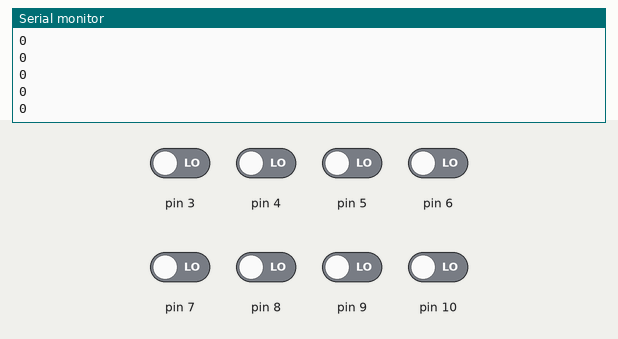
Recording of a sketch running on a simulated Arduino Uno, built with avr-gcc and run on an emulated ATmega328P. On the bench: the last lines printed to the serial monitor. The test bench sets the inputs (shaded band); at power-on: pin 3–10 LOW.

Above: at 1.4 s.
1.5 s: pin 3 driven HIGH
At 1.71 s:
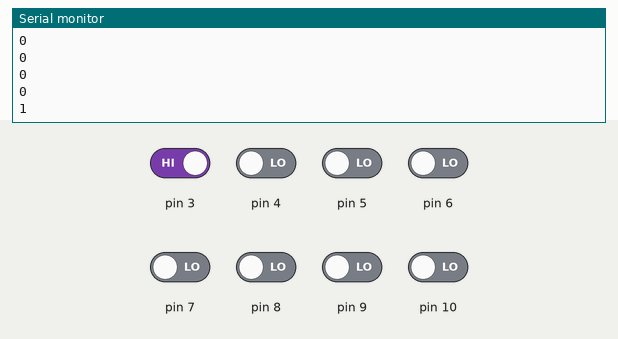
3.0 s: pin 4 driven HIGH
At 3.21 s:
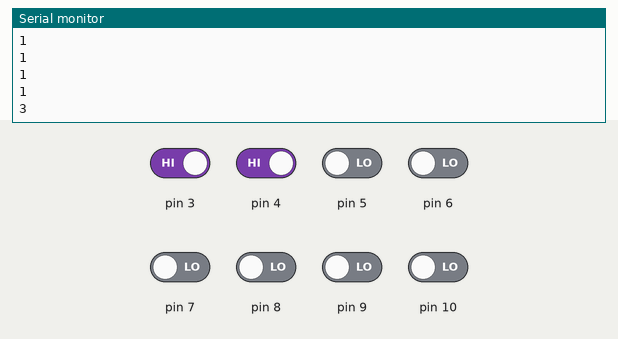
4.5 s: pin 5 driven HIGH
At 4.71 s:
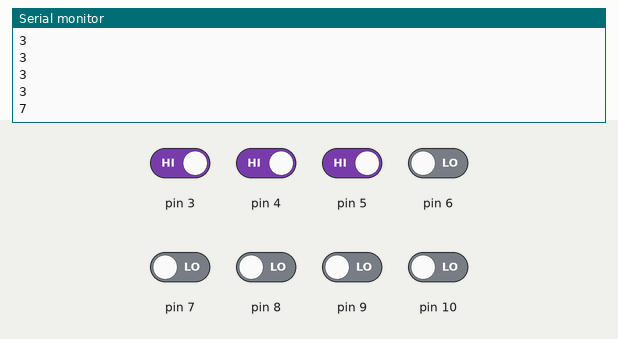
6.0 s: pin 6 driven HIGH
At 6.21 s:
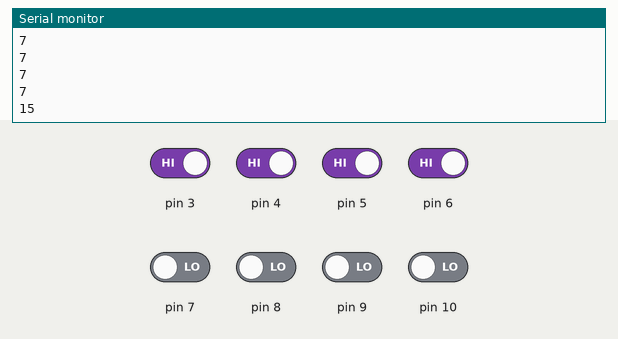
7.5 s: pin 7 driven HIGH
At 7.71 s:
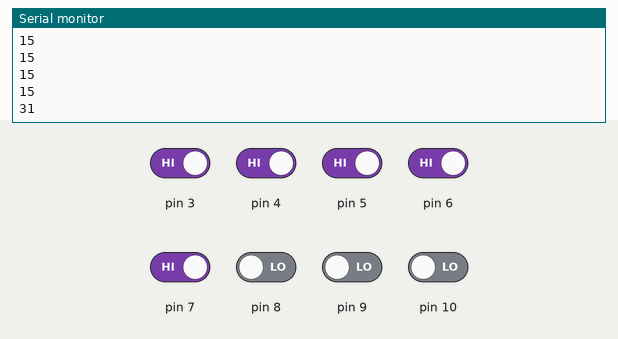
9.0 s: pin 8 driven HIGH
At 9.21 s:
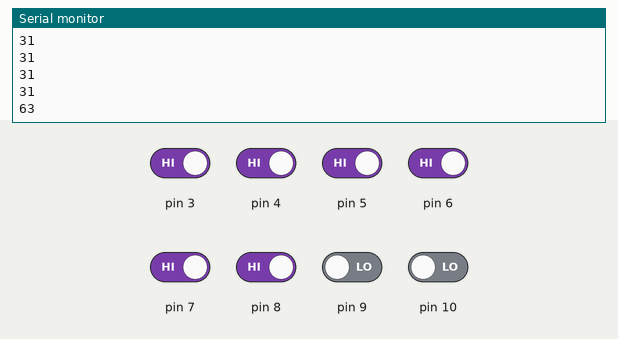
Timing chart, 0 to 11.5 s (numbered marks = the images above; inputs shaded):
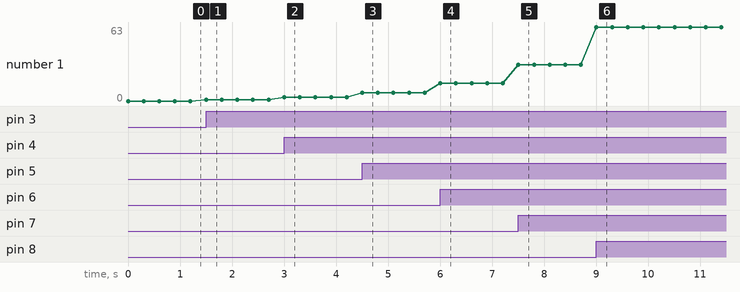

The sketch:

p11.ino
```cpp
void setup() {
  Serial.begin(9600);
}

void loop() {
  boolean dig0 = digitalRead(3);
  boolean dig1 = digitalRead(4);
  boolean dig2 = digitalRead(5);
  boolean dig3 = digitalRead(6);
  boolean dig4 = digitalRead(7);
  boolean dig5 = digitalRead(8);
  boolean dig6 = digitalRead(9);
  boolean dig7 = digitalRead(10);

  int dec = dig0*pow(2,0) + dig1*pow(2,1) + dig2*pow(2,2) + dig3*pow(2,3)+ dig4*pow(2,4) + dig5*pow(2,5) + dig6*pow(2,6) + dig7*pow(2,7);

  Serial.println(dec);
  delay(300);

}
```

Measured:
- after the input at 1.5 s, the serial monitor: prints a new line at once (image 1)
- after the input at 3.0 s, the serial monitor: prints a new line at once (image 2)
- after the input at 4.5 s, the serial monitor: prints a new line at once (image 3)
- after the input at 6.0 s, the serial monitor: prints a new line at once (image 4)
- after the input at 7.5 s, the serial monitor: prints a new line at once (image 5)
- after the input at 9.0 s, the serial monitor: prints a new line at once (image 6)
- plotted number 1: 0 → 1 after the input at 1.5 s, 1 → 3 after the input at 3.0 s, 3 → 7 after the input at 4.5 s, 7 → 15 after the input at 6.0 s, 15 → 31 after the input at 7.5 s
